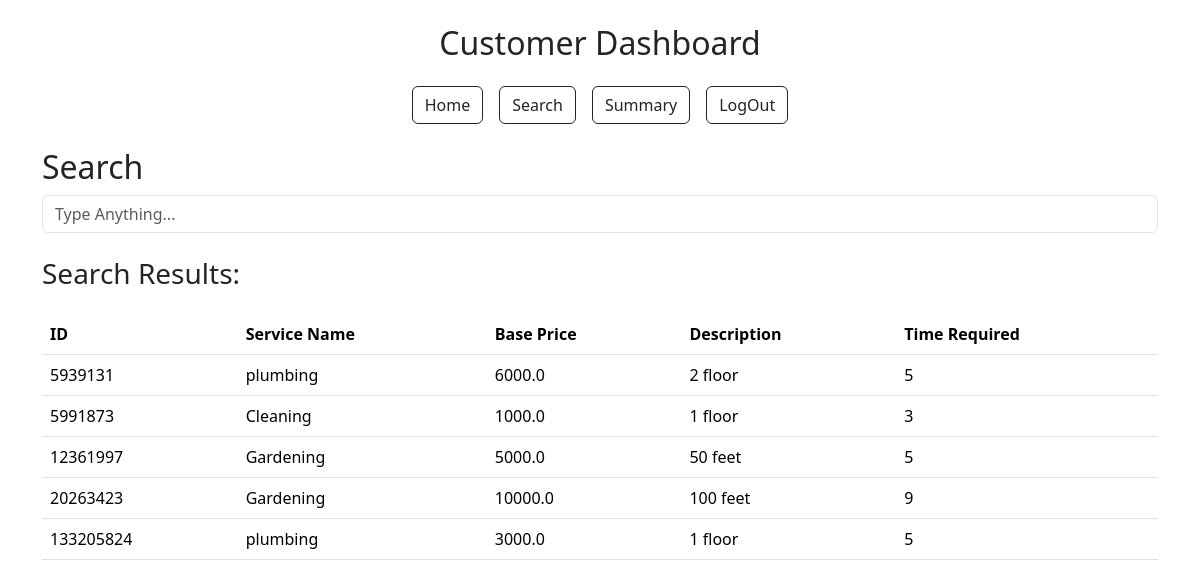
The page /search (signed in) on the database as committed earlier.
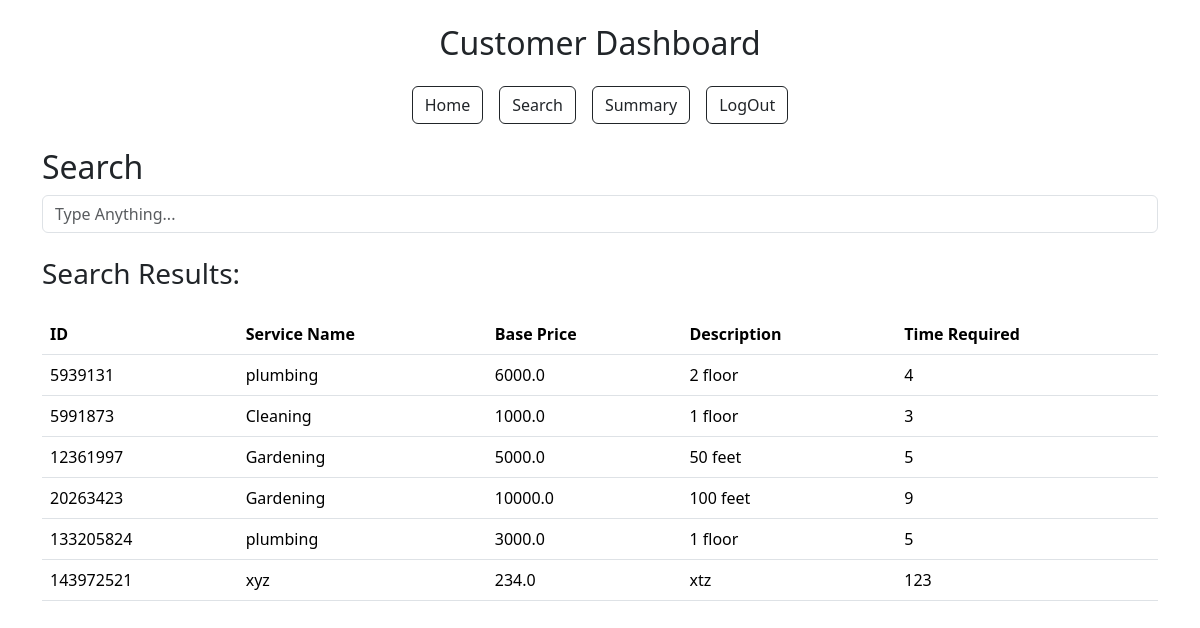
The same page on the database as committed later.
### models.py (models this page shows)
class Service(db.Model):
    __tablename__ = 'service'
    id = db.Column(db.Integer, primary_key=True)
    service_name = db.Column(db.String(80), unique=False, nullable=False)
    description = db.Column(db.Text, nullable=False)
    price = db.Column(db.Float, nullable=False)
    time_required = db.Column(db.Integer, nullable=False)
    service_requests = db.relationship('ServiceRequest', back_populates='service', lazy=True)

### app.py (the view)
@app.route('/search', methods=['GET', 'POST'])
def search():
    if 'user_role' not in session:
        flash('Please log in first', 'danger')
        return redirect(url_for('login'))
    if session['user_role'] == 'admin':
        user = {'is_blocked': False}
    else:
        user = User.query.get(session['user_id'])
    customers = Customer.query.all()
    professionals = Professional.query.all()
    services = Service.query.all()
    service_requests = ServiceRequest.query.all()
    return render_template('search.html', user=user, customers=customers, professionals=professionals, services=services, service_requests=service_requests)

### templates/search.html (shortened to what this page needs)
{% extends "layout.html" %}  {% block content %}
<h2>Search</h2>
<div class="input-group">
  <input
    type="text"
    class="form-control"
    id="Name"
    name="Name"
    placeholder="Type Anything..."
  />
</div>
<h3 class="my-4">Search Results:</h3>
{% if session.get('user_role') == 'admin' %} {% if service_requests|length > 0
%}
<h4>Service Requests:</h4>
<div class="table-responsive admin">
  <table class="table">
    <thead>
      <tr>
        <th>ID</th>
        <th>Requested By</th>
        <th>Assigned Professional</th>
        <th>Requested Date</th>
        <th>Status</th>
      </tr>
    </thead>
    <tbody>
      {% for service_request in service_requests %}
      <tr class="item">
        <td>{{service_request.id}}</td>
        <td>{{ service_request.customer.user.name}}</td>
        <td>
          {{ service_request.professional.user.name if
          service_request.professional else 'N/A' }}
        </td>
        <td>{{service_request.date_of_request.strftime('%Y-%m-%d') }}</td>
        <td>{{service_request.status}}</td>
      </tr>
      {% endfor %}
    </tbody>
  </table>
</div>
{% endif %}
<h4>Customers:</h4>
<div class="table-responsive admin">
  <table class="table">
    <thead>
      <tr>
        <th>ID</th>
        <th>Name</th>
        <th>Address</th>
        <th>Contact</th>
        <th>Pincode</th>
      </tr>
    </thead>
    <tbody>
      {% for customer in customers %}
      <tr class="item">
        <td>{{customer.id}}</td>
        <td>{{customer.user.name}}</td>
        <td>{{customer.address}}</td>
        <td>{{customer.contact}}</td>
        <td>{{customer.pincode}}</td>
      </tr>
      {% endfor %}
    </tbody>
  </table>
</div>
<h4>Professionals:</h4>
<div class="table-responsive admin">
  <table class="table">
    <thead>
      <tr>
        <th>ID</th>
        <th>Name</th>
        <th>Experience</th>
        <th>Service Name</th>
        <th>Pincode</th>
      </tr>
    </thead>
    <tbody>
      {% for professional in professionals %}
      <tr class="item">
        <td>{{professional.id}}</td>
        <td>{{professional.user.name}}</td>
        <td>{{professional.experience}}</td>
        <td>{{professional.service_name}}</td>
        <td>{{professional.pincode}}</td>
      </tr>
      {% endfor %}
    </tbody>
  </table>
</div>
{% elif session.get('user_role') == 'customer' %}
<div class="table-responsive">
  <table class="table">
    <thead>
      <tr>
        <th>ID</th>
        <th>Service Name</th>
        <th>Base Price</th>
        <th>Description</th>
        <th>Time Required</th>
      </tr>
    </thead>
    <tbody>
      {% for service in services %}
      <tr class="item">
        <td>{{service.id}}</td>
        <td>{{service.service_name}}</td>
        <td>{{service.price}}</td>
        <td>{{service.description}}</td>
        <td>{{service.time_required}}</td>
      </tr>
      {% endfor %}
    </tbody>
  </table>
</div>
{% endif %} {% endblock %}

Rows that differ between the two databases and show on the page:
changed Service "2 floor": time_required "5" → "4"
added Service: id "143972521", service_name "xyz", price "234.0", description "xtz", time_required "123"
